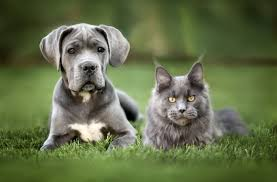
#> input picture Image/cat_dog_image.jpeg, 277 x 182 px, found by its file name
$ python cat_detection.py
#> lines starting #> are read from the running program, lines starting #| are printed output that depends on the picture; after the words box and inside, x2 and y2 are one past the last pixel; in counts of white or black regions, pixels touching at a corner belong together
# Import the library
import cv2

# Using Haal Cascade classifier to train the model
face_cascade=cv2.CascadeClassifier("./datasets/haarcascade_frontalcatface.xml")

# Input Image as a test
image=cv2.imread("../Cat_Detection_Model/Image/cat_dog_image.jpeg")
#> image is the input picture: shape (182, 277, 3); mean B, G, R 73.4, 110.6, 99.4

gray=cv2.cvtColor(image,cv2.COLOR_BGR2GRAY)
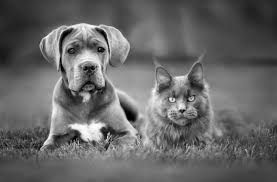
#> gray: shape (182, 277); min 0, max 253, mean 103
cat_face=face_cascade.detectMultiScale(gray,1.1,1)
#> cat_face = [[156, 79, 48, 48]]

for (x,y,w,h) in cat_face:
    image=cv2.rectangle(image,(x,y),(x+w,y+h),(255,0,0),2)
#> this loop made 1 pass
#> pass 1, `image=cv2.rectangle(image,(x,y),(x+w,y+h),(255,0,0),2)`:
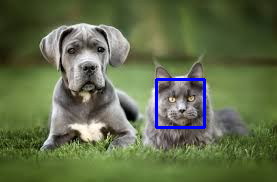
#> image: shape (182, 277, 3); 1.13% of pixels changed, all inside (x1, y1, x2, y2) = (155, 78, 206, 129)

image=cv2.resize(image,(800,700))
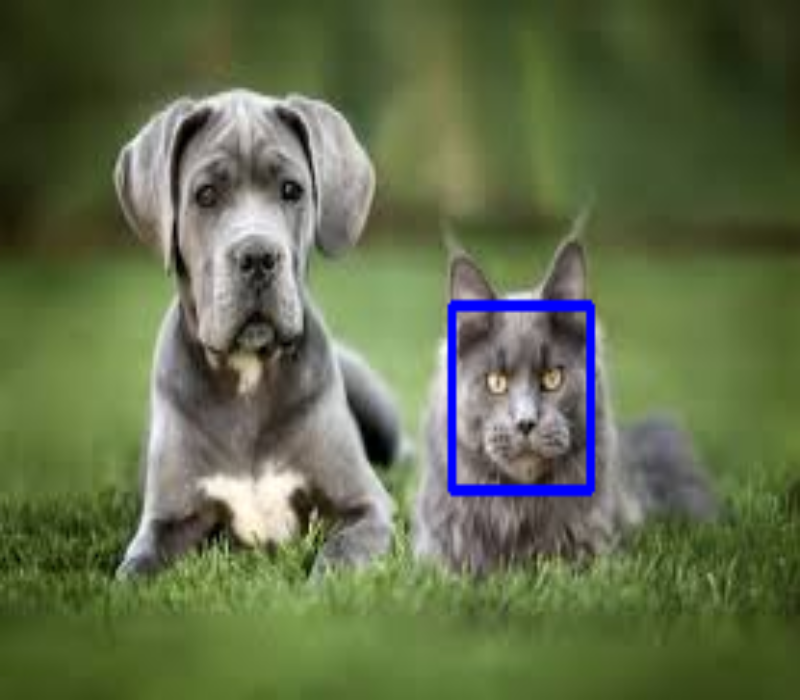
#> image: shape (700, 800, 3); mean B, G, R 74.8, 109, 97.7
cv2.imshow("Face Detection",image)
cv2.waitKey(0)
cv2.destroyAllWindows()
